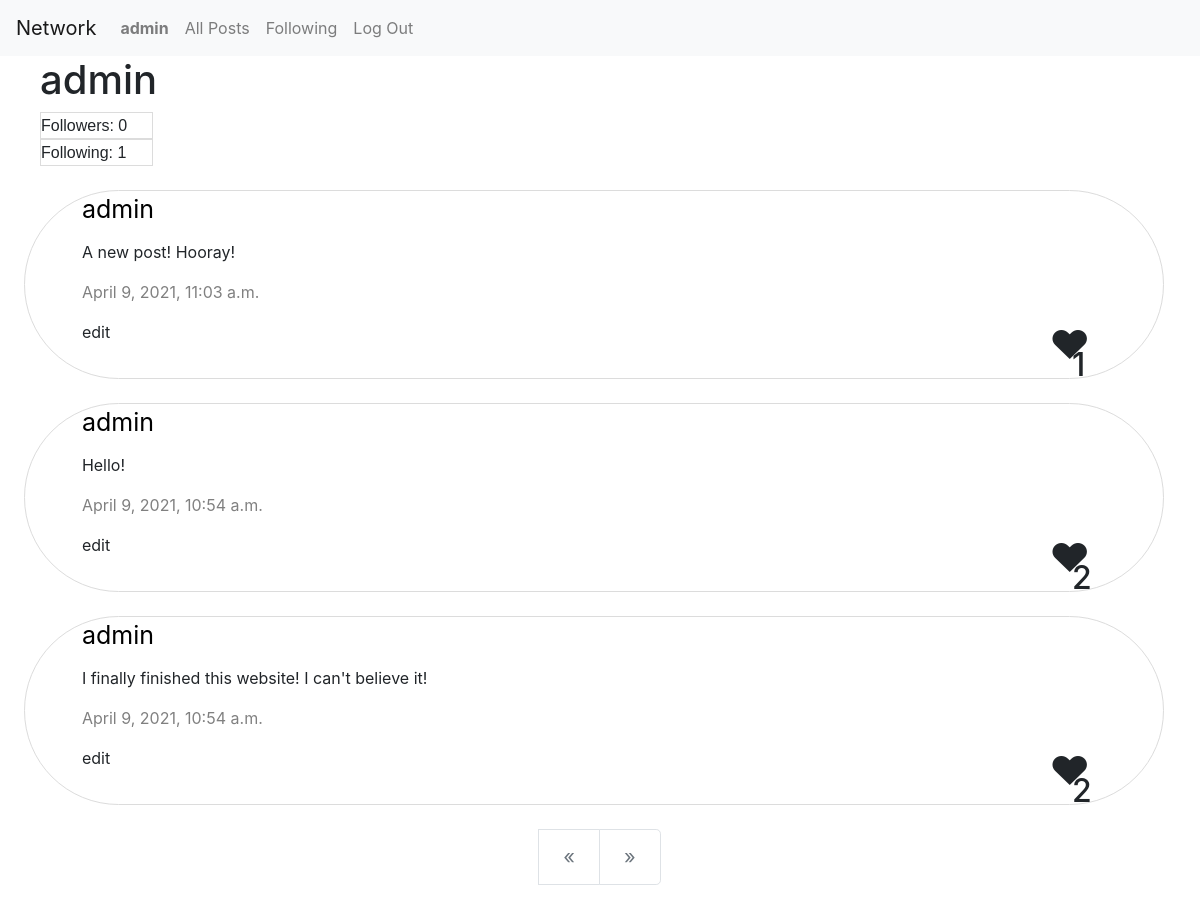
The page /profile/admin (signed in) on the database its author committed.
### network/models.py (models this page shows, shortened)
class User(AbstractUser):
    pass

class Profile(models.Model):
    user = models.ForeignKey('User',on_delete=models.CASCADE)
    followers = models.ManyToManyField('User',related_name='Followers',blank='True')
    following = models.ManyToManyField('User',related_name='Following',blank='True')

class Posts(models.Model):
    posts = models.CharField(max_length=50)
    user = models.ForeignKey('User',on_delete=models.CASCADE)
    date = models.DateTimeField(default=datetime.now())
    like = models.ManyToManyField('User',blank='True',related_name='Likes')
    class Meta:
        ordering =['-date']

### network/views.py (the view)
# urls.py: path("profile/<str:user>",views.profile, name="profile"),
def profile(request,user):
    Username = User.objects.get(username=user)
    posts = Posts.objects.filter(user=Username)
    Following = Profile.objects.get(user=Username)
    paginator = Paginator(posts, 10)
    if request.GET.get("page") != None:
        try:
            posts = paginator.page(request.GET.get("page"))
        except:
            posts = paginator.page(1)
    else:
        posts = paginator.page(1)
    return render(request,"network/profile.html",{
        "Username":Username,
        "Posts":posts,
        "Following":Following,
    })

### network/templates/network/profile.html (shortened to what this page needs)
{% extends "network/layout.html" %}
{% block body %}
    <h1 class='title'>{{ Username }}</h1>
    <div class="follow">
    <p1 class="follow1">Followers: {{ Following.followers.count }}</p1>
    </div>
    <div class="follow">
    <p1 class="follow1">Following: {{ Following.following.count }}</p1>
    </div>
{% for i in Posts %}
<div class="comments" id="{{ i.id }}">
    <p2 class="username">{{i.user}}</p2>
    <p class="comment-cont" id="comment-cont-{{ i.id }}">{{i.posts}}</p>
    <p class="date">{{i.date}}</p>
    {% if request.user == Username %}
    <a class='edit'>edit</a>
    {% endif %}
    {% if request.user in i.like.all %}
    <h1 class='like' id='like1-{{i.id}}'>&#9829;</h1>
    {% else %}
    <h1 class='like' id='like-{{i.id}}'>&#9825;</h1>
    {% endif %}
    <h2 class='counter' id='count-{{i.id}}'>{{i.like.count}}</h2>
</div>
{% endfor %}
{% include "network/paginator.html" %}
{% endblock %}

### network/templates/network/layout.html (shortened to what this page needs)
{% load static %}
<!DOCTYPE html>
<html lang="en">
    <head>
        <link rel="stylesheet" href="https://stackpath.bootstrapcdn.com/bootstrap/4.4.1/css/bootstrap.min.css">
        <link href="{% static 'network/styles.css' %}" rel="stylesheet">
    </head>
    <body>
        <nav class="navbar navbar-expand-lg navbar-light bg-light">
            <a class="navbar-brand">Network</a>
            <div>
              <ul class="navbar-nav mr-auto">
                {% if user.is_authenticated %}
                    <li class="nav-item">
                        <a class="nav-link" href="{% url 'profile' user=user.username %}"><strong>{{ user.username }}</strong></a>
                    </li>
                {% endif %}
                <li class="nav-item">
                  <a class="nav-link" href="{% url 'index' %}">All Posts</a>
                </li>
                {% if user.is_authenticated %}
                    <li class="nav-item">
                        <a class="nav-link" href="{% url 'following' %}">Following</a>
                    </li>
                    <li class="nav-item">
                        <a class="nav-link" href="{% url 'logout' %}">Log Out</a>
                    </li>
                {% endif %}
              </ul>
            </div>
          </nav>
        <div class="body">
            {% block body %}
            {% endblock %}
        </div>
    </body>
</html>

### network/static/network/styles.css (style rules this page uses)
.comments { border-radius: 10cm; border-style: solid; border-width: thin; border-color:gainsboro; width: 95%; height: 5cm; margin-left: 2%; margin: 2%; }
.comment-cont { word-wrap: break-word; margin-top: 1%; margin-left: 5%; }
.username { word-wrap: break-word; margin-top: 1%; margin-left: 5%; font-size: 25px; color: black; }
.date { word-wrap: break-word; margin-top: 1%; margin-left: 5%; color: gray; }
.follow { border-style:solid; border-width: thin; border-color: gainsboro; width:3cm; height: auto; margin-left: 2.5rem; }
.follow1 { font-size: medium; font-family: 'Franklin Gothic Medium', 'Arial Narrow', Arial, sans-serif; }
.edit { word-wrap: break-word; margin-top: 1%; margin-left: 5%; color: gray; }
.like { margin-top:-2%; margin-left:90%; }
.counter { margin-top:-2.7%; margin-left:92%; }
.title { margin-left: 2.5rem; }

### rows shown on the page
User: username "admin"
Profile: followers.count "0", following.count "1"
Posts: user "admin", posts "A new post! Hooray!", date "April 9, 2021, 11:03 a.m.", like.count "1"
Posts: user "admin", posts "Hello!", date "April 9, 2021, 10:54 a.m.", like.count "2"
Posts: user "admin", posts "I finally finished this website! I can't believe it!", date "April 9, 2021, 10:54 a.m.", like.count "2"
